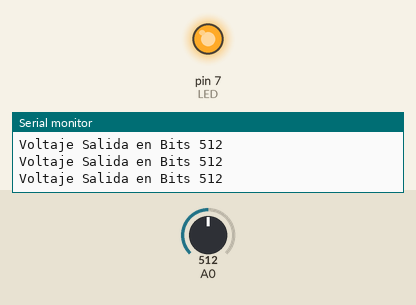
This sketch was run on a simulated Arduino Uno, built with avr-gcc and run on an emulated ATmega328P. On the bench: output pins drawn as LEDs (lit = HIGH), the last lines printed to the serial monitor. Dashed ring = blinking. The inputs (shaded band) are chosen by the test bench; at power-on: A0 = 512.

Above: at 1.2 s.
1.3 s: A0 set to 643
4.3 s: A0 set to 664
At 4.51 s:
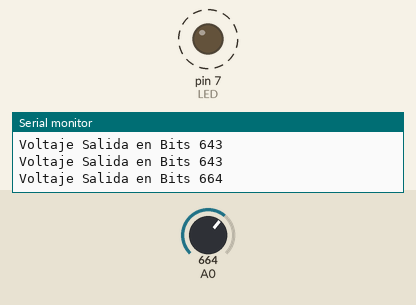
7.3 s: A0 set to 646
At 8.0 s:
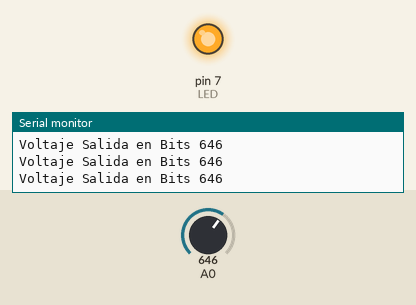
8.8 s: A0 set to 666
At 9.15 s:
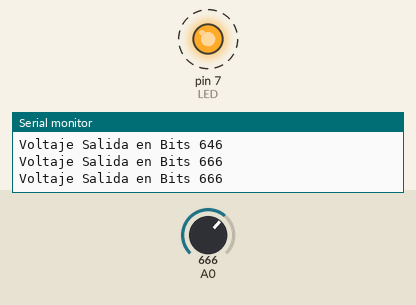
Timing chart, 0 to 12.8 s (numbered marks = the images above; inputs shaded):
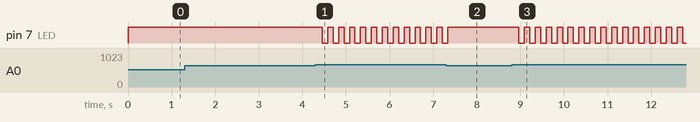

Measured:
- the behaviour switches between 656 and 657 on A0 (found by bisection; images 0 and 1)
- after the input at 4.3 s, pin 7 (LED): alternates HIGH for 0.13 s and LOW for 0.13 s, starting after 0.15 s
- after the input at 7.3 s, pin 7 (LED): goes on until 7.3 s, then stays HIGH
- after the input at 8.8 s, pin 7 (LED): alternates HIGH for 0.13 s and LOW for 0.13 s, starting after 0.17 s

The sketch:

P6A1-Voltimetro.ino
```cpp
#define LED 7

int volSalidaBits;
int maxV = 863;
int minV = 656;

void setup() {
  Serial.begin(9600);

  pinMode(LED, OUTPUT);
}

void loop() {
  volSalidaBits = analogRead(A0);

  Serial.print("Voltaje Salida en Bits ");
  Serial.println(volSalidaBits);

  if ((volSalidaBits <= maxV) && (volSalidaBits > minV)) {
    blink();
  } else {
    digitalWrite(LED, HIGH);
  }

}

void blink() {
  digitalWrite(LED,HIGH);
  delay(125);
  digitalWrite(LED,LOW);
  delay(125);
}
```
